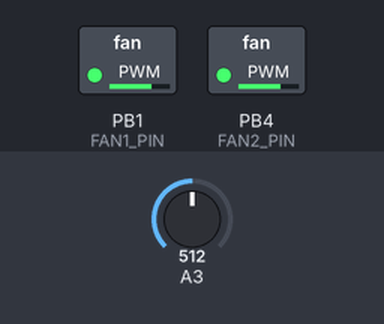
Simulated run of this sketch. Board: ATtiny85, built with avr-gcc and run on an emulated ATtiny85. Parts: switched loads named in the sketch (green lamp = pin HIGH). Inputs (shaded band) come from the test bench; at power-on: A3 = 512. What the sketch prints to the serial monitor is not drawn.

Above: at 3.8 s.
3.9 s: A3 set to 410
At 6.7 s:
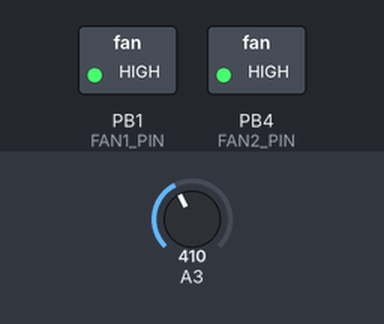
7.8 s: A3 set to 255
11.7 s: A3 set to 236
At 13.4 s:
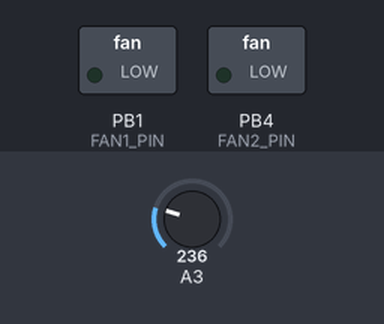
15.6 s: A3 set to 122
At 18.8 s:
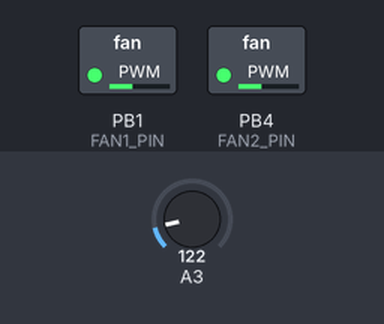
19.7 s: A3 set to 716
At 22.2 s:
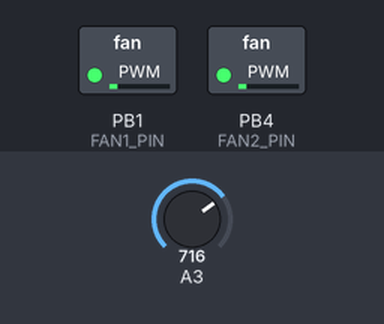
23.6 s: A3 set to 511
At 25.5 s:
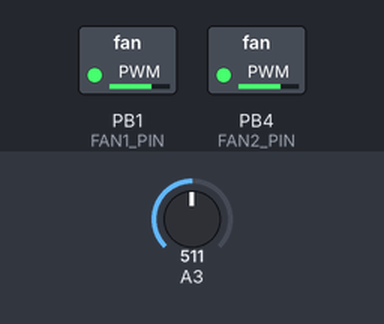
Timing chart, 0 to 27.0 s (numbered marks = the images above; inputs shaded):
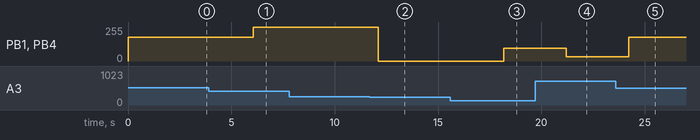

The sketch:

elitedesk-fan-ctrl_digispark-tiny85.ino
```cpp
//
//  ATtiny 85
//
#define  FAN1_PIN  PB1    // PWM pin for the FAN1, duty = OCR1A
#define  FAN2_PIN  PB4    // PWM pin for the FAN2, duty = OCR1B
#define  NTC_PIN   PB3    // analog pin of the NTC sensor

#define  LOOP_TIME 3000   // time between measurements
#define  NTC_MIN   420    // NTC reading units of maximum duty (~5mV/unit)
#define  NTC_MAX   720    // NTC reading units of minimum duty (~5mV/unit)
#define  FAN_MIN    20    // minimum duty of the fans

#define  DEBUG            // switch serial debug msgs ON

// Clock at 16.5MHz
#define F_CPU 16500000  // This is used by delay.h library
// Normal delay() won't work because we are changing Timer1 behavior
// Adds _delay_ms and _delay_us functions
#include <util/delay.h>

#ifdef DEBUG
#include <SoftwareSerial.h>
SoftwareSerial mySerial(10, PB0);  // RX, TX
#endif

/* --==  Some temp measurements  ==--
Resistance values measured in ohm by multimeter vs CPU temp by HWiNFO64.
NTC was set next to CPU lid in the middle of the side facing the CPU fan.
From factory there is some foam under the heatsink, so the fan doesn't
blow directly to the CPU, so neither the NTC.
NTC used: 10K epoxy thermistor B3435 from aliexpress

    21˚C   12040   OFF roomtemp
    45˚C    5370   IDLE cold start
    52˚C    4350   IDLE after load
    64˚C    3820   CPU 100% load
    72˚C    3310   CPU+GPU 100% load
*/

float ntc_val = 0;
int duty = FAN_MIN;
int fade = 20;

void setup() {
  pinMode(FAN1_PIN,OUTPUT);
  pinMode(FAN2_PIN,OUTPUT);
  //Set PWM frequency to 25khz on pins 5, 6
  //Enable PLL low speed mode 32MHz
  PLLCSR = (1 << LSM) | (1 << PLLE);
  while ((PLLCSR & (1<<PLOCK)) == 0x00) {
    //Do nothing until PLL lock bit is set ~100us
  }
  //Enable PLL clock source after freqency lock
  PLLCSR |= (1 << PCKE);
  //Output mode A pwm 01: set at BOTTOM clear at OCR1A match, /8 prescale
  TCCR1 = (1 << PWM1A) | (1 << COM1A1) | (1 << CS12);
  //Output mode B pwm 01: set at BOTTOM clear at OCR1B match
  GTCCR = (1 << PWM1B) | (1 << COM1B1);
  //Count to TOP=159
  OCR1C = 159;
  //Serial debug
#ifdef DEBUG
  mySerial.begin(9600);
  Serial.println(F("Serial done"));
#endif
  // Set initial PWM duty
  OCR1A = FAN_MIN;
  OCR1B = FAN_MIN;
}

void loop() {
  ntc_val = analogRead(NTC_PIN);
  duty = map(ntc_val, NTC_MIN, NTC_MAX, OCR1C, 0);
  OCR1A = duty > FAN_MIN ? duty : FAN_MIN;
  OCR1B = duty > FAN_MIN ? duty : FAN_MIN;
#ifdef DEBUG
  mySerial.print(ntc_val*4700 / (1023-ntc_val));
  mySerial.print(F(" ohm => duty: "));
  mySerial.println(duty);
#endif
  _delay_ms(LOOP_TIME);
}
```

Measured:
- the behaviour switches between 237 and 236 on A3 (found by bisection; images 1 and 2)
- after the input at 3.9 s, PB1 (FAN1_PIN), PB4 (FAN2_PIN): 178/255 → 255/255 after 2.2 s
- after the input at 7.8 s, every drawn part: stays the same
- after the input at 11.7 s, PB1 (FAN1_PIN), PB4 (FAN2_PIN): 255/255 → 0/255 after 0.42 s
- after the input at 15.6 s, PB1 (FAN1_PIN), PB4 (FAN2_PIN): 0/255 → 96/255 after 2.6 s
- after the input at 19.7 s, PB1 (FAN1_PIN), PB4 (FAN2_PIN): 96/255 → 32/255 after 1.5 s
- after the input at 23.6 s, PB1 (FAN1_PIN), PB4 (FAN2_PIN): 32/255 → 178/255 after 0.63 s
